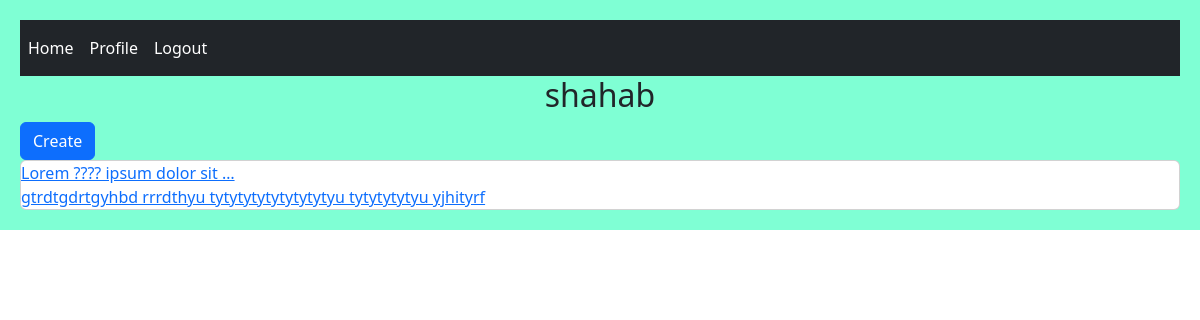
The app's page /account/profile/10/ (signed in) with its own data.
### home/models.py (models this page shows, shortened)
class Post(models.Model):
    user = models.ForeignKey(User, on_delete=models.CASCADE)
    body = models.TextField()
    slug = models.SlugField()
    created = models.DateTimeField(auto_now_add=True)
    updated = models.DateTimeField(auto_now=True)
    def get_absolute_url(self):
        return reverse('home:post_detail', args=(self.id, self.slug))

### account/views.py (the view)
# urls.py: path('profile/<int:user_id>/', views.UserProfileView.as_view(), name = 'user_profile'),
class UserProfileView(LoginRequiredMixin, View):
    def get(self, request, user_id):
        user = get_object_or_404(User, id=user_id)
        posts = Post.objects.filter(user = user)
        return render(request, 'account/profile.html', {'user':user, 'posts':posts})

### account/templates/account/profile.html
{% extends 'base.html' %}
{% block content %}
    <h2 class="text-center">{{ user.username }}</h2>
    {% if request.user.id == user.id %}
        <a href="{% url 'home:post_create' %}" class="btn btn-primary">Create</a>
    {% endif %}
    <div class="card">
        {% for post in posts %}
            <a href="{{ post.get_absolute_url }}" class="card_body">{{ post.body |truncatewords:5 }}</a>
        {% endfor %}
    </div>
{% endblock  %}

### records on screen
Post: body "Lorem ???? ipsum dolor sit …"
Post: body "gtrdtgdrtgyhbd rrrdthyu tytytytytytytytytyu tytytytytyu yjhityrf"

### other values on screen
{{ user.username }} "shahab"
